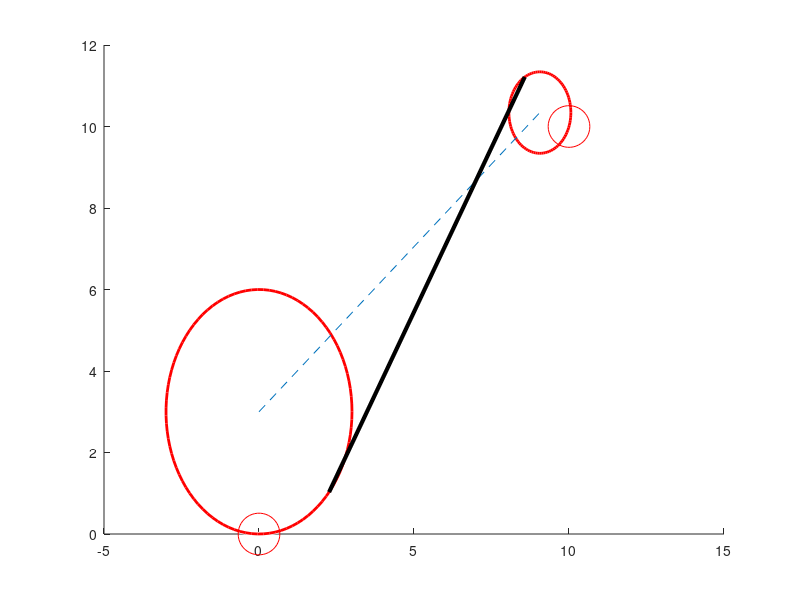

Write MATLAB code to recreate this figure.
%starting Pose
xs = 0; ys = 0; phis=deg2rad(0);  
%final Pose
xf = 10; yf = 10; phif=deg2rad(70); 
%curvature constraints: 
rhos = 3; rhof = 1; 
%center of curvature circles: 
xcs = xs - rhos*cos(phis - pi/2); 
ycs = ys - rhos*sin(phis - pi/2); 
xcf = xf - rhof*cos(phif - pi/2); 
ycf = xf - rhof*sin(phif - pi/2); 

%tangent entry (E) and exit (X)
c = sqrt((xcs - xcf)^2 + (ycs-ycf)^2); 
alpha = asin((rhof-rhos)/c); 
beta = atan2(ycf-ycs, xcf - xcs); 
%E
% phi = alpha+beta +pi/2; % left turn  
phi = beta-alpha +3*pi/2; % right turn 
xPX = xcs + rhos*cos(phi); 
yPX = ycs + rhos*sin(phi);
%X
phi = alpha+beta +pi/2; % left turn  
% phi = beta-alpha +3*pi/2; %right turn
xPN = xcf + rhof*cos(phi); 
yPN = ycf + rhof*sin(phi); 

close all; 
figure()
hold on 
%plot circles:
centers = [xcs ycs; xcf ycf]; radii = [rhos; rhof];
viscircles(centers,radii)

%plot poses: 
plot(xs, ys, 'ro', 'MarkerSize', 30);
plot(xf, yf, 'ro', 'MarkerSize', 30);


%plot center line
xc = [xcs xcf];
yc = [ycs ycf];
plot(xc, yc, '--')

xT = [xPX xPN]; yT = [yPX yPN]; 
plot(xT, yT, 'k','lineWidth', 3)
hold off
print -dpng path.png